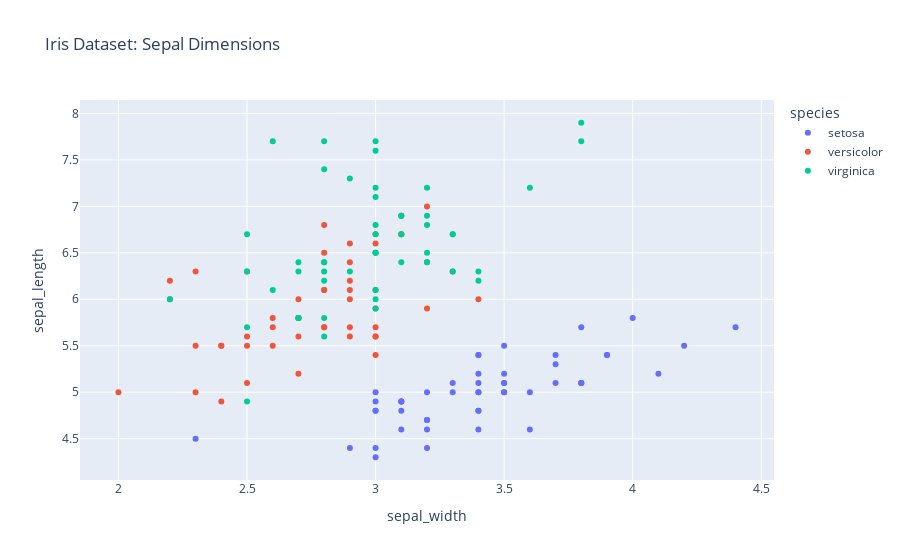

The code cell stored with this chart in its notebook:
### Code cell
df = px.data.iris()
fig = px.scatter(df, x='sepal_width', y='sepal_length', color='species', title='Iris Dataset: Sepal Dimensions')
fig.show()

### Figure 1 — Plotly figure (JSON) as saved in the notebook; plotly's stock layout.template omitted (floating-point values rounded to 4 significant figures)
{"data": [{"hovertemplate": "species=setosa<br>sepal_width=%{x}<br>sepal_length=%{y}<extra></extra>", "legendgroup": "setosa", "marker": {"color": "#636efa", "symbol": "circle"}, "mode": "markers", "name": "setosa", "orientation": "v", "showlegend": true, "type": "scatter", "x": [3.5, 3, 3.2, 3.1, 3.6, 3.9, 3.4, 3.4, 2.9, 3.1, 3.7, 3.4, 3, 3, 4, 4.4, 3.9, 3.5, 3.8, 3.8, 3.4, 3.7, 3.6, 3.3, 3.4, 3, 3.4, 3.5, 3.4, 3.2, 3.1, 3.4, 4.1, 4.2, 3.1, 3.2, 3.5, 3.1, 3, 3.4, 3.5, 2.3, 3.2, 3.5, 3.8, 3, 3.8, 3.2, 3.7, 3.3], "xaxis": "x", "y": [5.1, 4.9, 4.7, 4.6, 5, 5.4, 4.6, 5, 4.4, 4.9, 5.4, 4.8, 4.8, 4.3, 5.8, 5.7, 5.4, 5.1, 5.7, 5.1, 5.4, 5.1, 4.6, 5.1, 4.8, 5, 5, 5.2, 5.2, 4.7, 4.8, 5.4, 5.2, 5.5, 4.9, 5, 5.5, 4.9, 4.4, 5.1, 5, 4.5, 4.4, 5, 5.1, 4.8, 5.1, 4.6, 5.3, 5], "yaxis": "y"}, {"hovertemplate": "species=versicolor<br>sepal_width=%{x}<br>sepal_length=%{y}<extra></extra>", "legendgroup": "versicolor", "marker": {"color": "#EF553B", "symbol": "circle"}, "mode": "markers", "name": "versicolor", "orientation": "v", "showlegend": true, "type": "scatter", "x": [3.2, 3.2, 3.1, 2.3, 2.8, 2.8, 3.3, 2.4, 2.9, 2.7, 2, 3, 2.2, 2.9, 2.9, 3.1, 3, 2.7, 2.2, 2.5, 3.2, 2.8, 2.5, 2.8, 2.9, 3, 2.8, 3, 2.9, 2.6, 2.4, 2.4, 2.7, 2.7, 3, 3.4, 3.1, 2.3, 3, 2.5, 2.6, 3, 2.6, 2.3, 2.7, 3, 2.9, 2.9, 2.5, 2.8], "xaxis": "x", "y": [7, 6.4, 6.9, 5.5, 6.5, 5.7, 6.3, 4.9, 6.6, 5.2, 5, 5.9, 6, 6.1, 5.6, 6.7, 5.6, 5.8, 6.2, 5.6, 5.9, 6.1, 6.3, 6.1, 6.4, 6.6, 6.8, 6.7, 6, 5.7, 5.5, 5.5, 5.8, 6, 5.4, 6, 6.7, 6.3, 5.6, 5.5, 5.5, 6.1, 5.8, 5, 5.6, 5.7, 5.7, 6.2, 5.1, 5.7], "yaxis": "y"}, {"hovertemplate": "species=virginica<br>sepal_width=%{x}<br>sepal_length=%{y}<extra></extra>", "legendgroup": "virginica", "marker": {"color": "#00cc96", "symbol": "circle"}, "mode": "markers", "name": "virginica", "orientation": "v", "showlegend": true, "type": "scatter", "x": [3.3, 2.7, 3, 2.9, 3, 3, 2.5, 2.9, 2.5, 3.6, 3.2, 2.7, 3, 2.5, 2.8, 3.2, 3, 3.8, 2.6, 2.2, 3.2, 2.8, 2.8, 2.7, 3.3, 3.2, 2.8, 3, 2.8, 3, 2.8, 3.8, 2.8, 2.8, 2.6, 3, 3.4, 3.1, 3, 3.1, 3.1, 3.1, 2.7, 3.2, 3.3, 3, 2.5, 3, 3.4, 3], "xaxis": "x", "y": [6.3, 5.8, 7.1, 6.3, 6.5, 7.6, 4.9, 7.3, 6.7, 7.2, 6.5, 6.4, 6.8, 5.7, 5.8, 6.4, 6.5, 7.7, 7.7, 6, 6.9, 5.6, 7.7, 6.3, 6.7, 7.2, 6.2, 6.1, 6.4, 7.2, 7.4, 7.9, 6.4, 6.3, 6.1, 7.7, 6.3, 6.4, 6, 6.9, 6.7, 6.9, 5.8, 6.8, 6.7, 6.7, 6.3, 6.5, 6.2, 5.9], "yaxis": "y"}], "layout": {"legend": {"title": {"text": "species"}, "tracegroupgap": 0}, "title": {"text": "Iris Dataset: Sepal Dimensions"}, "xaxis": {"anchor": "y", "domain": [0, 1], "title": {"text": "sepal_width"}}, "yaxis": {"anchor": "x", "domain": [0, 1], "title": {"text": "sepal_length"}}}}
